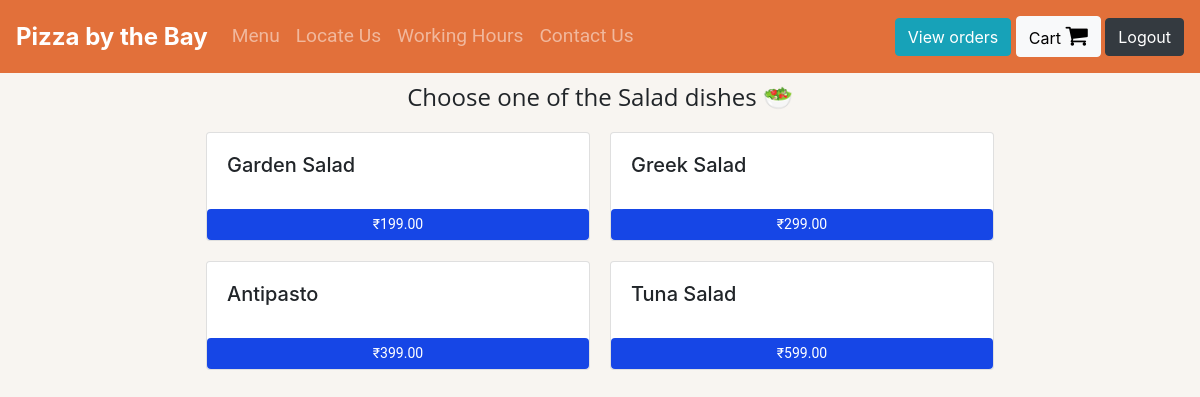
Screenshot of /Salad (signed in) with the database file from the repository.
### orders/models.py (models this page shows, shortened)
class Salad(models.Model):
    dish_name = models.CharField(max_length=200)
    price = models.DecimalField(max_digits=6, decimal_places=2)

### orders/views.py (the view)
# urls.py: path("Salad", views.salad, name="salad"),
def salad(request):
    if request.user.is_authenticated:
        return render(request, "orders/salad.html", context = {"dishes":Salad.objects.all})
    else:
        return redirect("orders:login")

### orders/templates/orders/salad.html
{% extends 'orders/header.html' %}
{% block content %}
    <div class="container">
      <h4 style="margin:10px; text-align:center;font-family: 'Open Sans', sans-serif"> Choose one of the Salad dishes &#x1f957 </h4>
      <div class="row justify-content-center">
        {% for dish in dishes %}
            <div class="card" id="regular_pizza_card" style="width: 24rem; margin:10px;">
              <div class="card-body">
                <h5 class="card-title" >{{dish.dish_name}}</h5>
              </div>
              <button class="btn btn-success" style="font-family: Roboto, sans-serif; outline: 0;
              background-color: #1646e6;
              width: 100%;
              border: 0;
              padding: 5px;
              color: #FFFFFF;
              font-size: 14px; cursor: pointer;" onclick="add_to_cart({item_description:'{{dish.dish_name}}' , price:{{dish.price}} })">₹{{dish.price}}</button>
            </div>
        {% endfor %}
      </div>
    </div>
{% endblock %}

### rows the page displays
Salad: dish_name "Garden Salad", price "199.00"
Salad: dish_name "Greek Salad", price "299.00"
Salad: dish_name "Antipasto", price "399.00"
Salad: dish_name "Tuna Salad", price "599.00"
